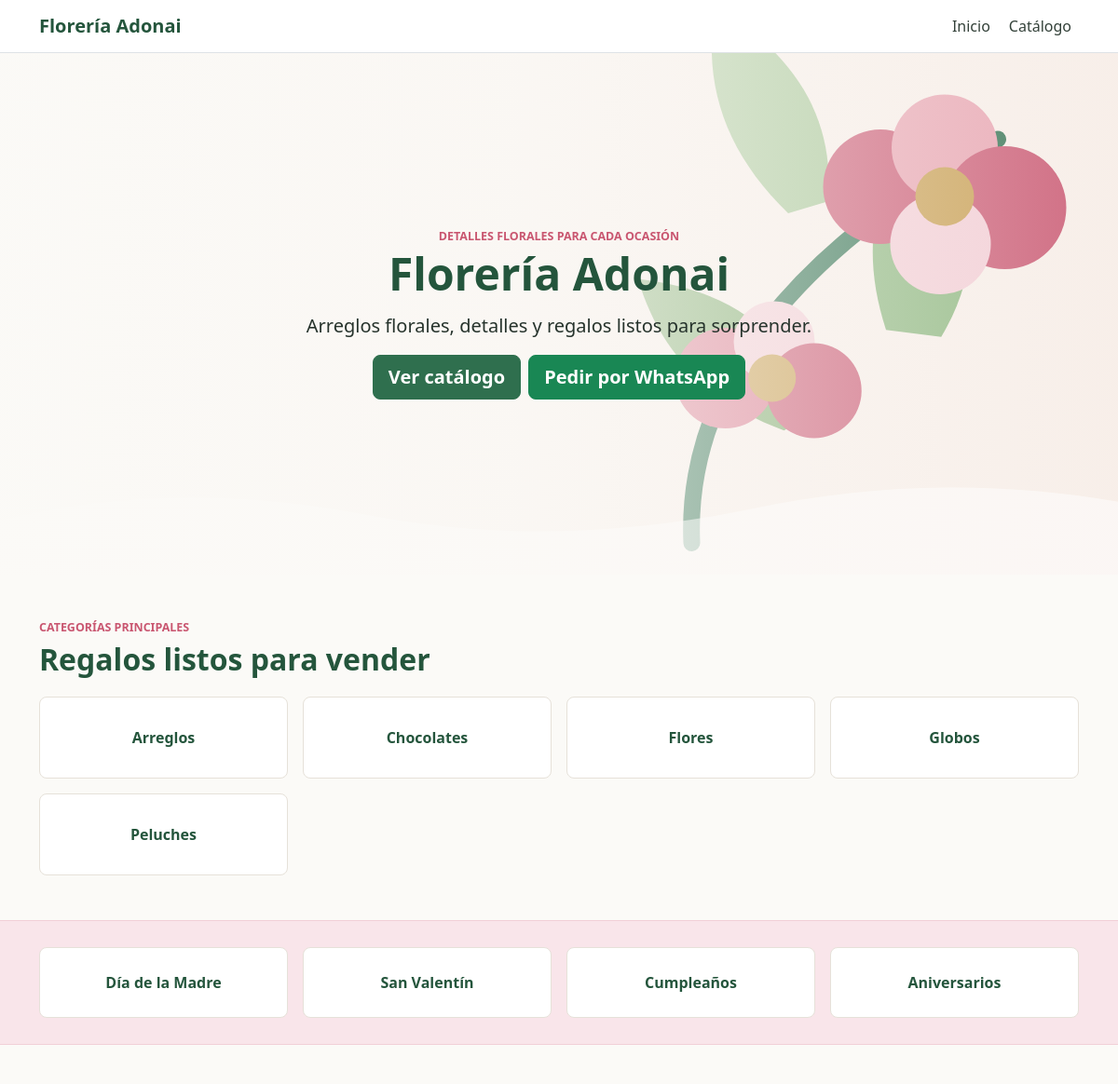
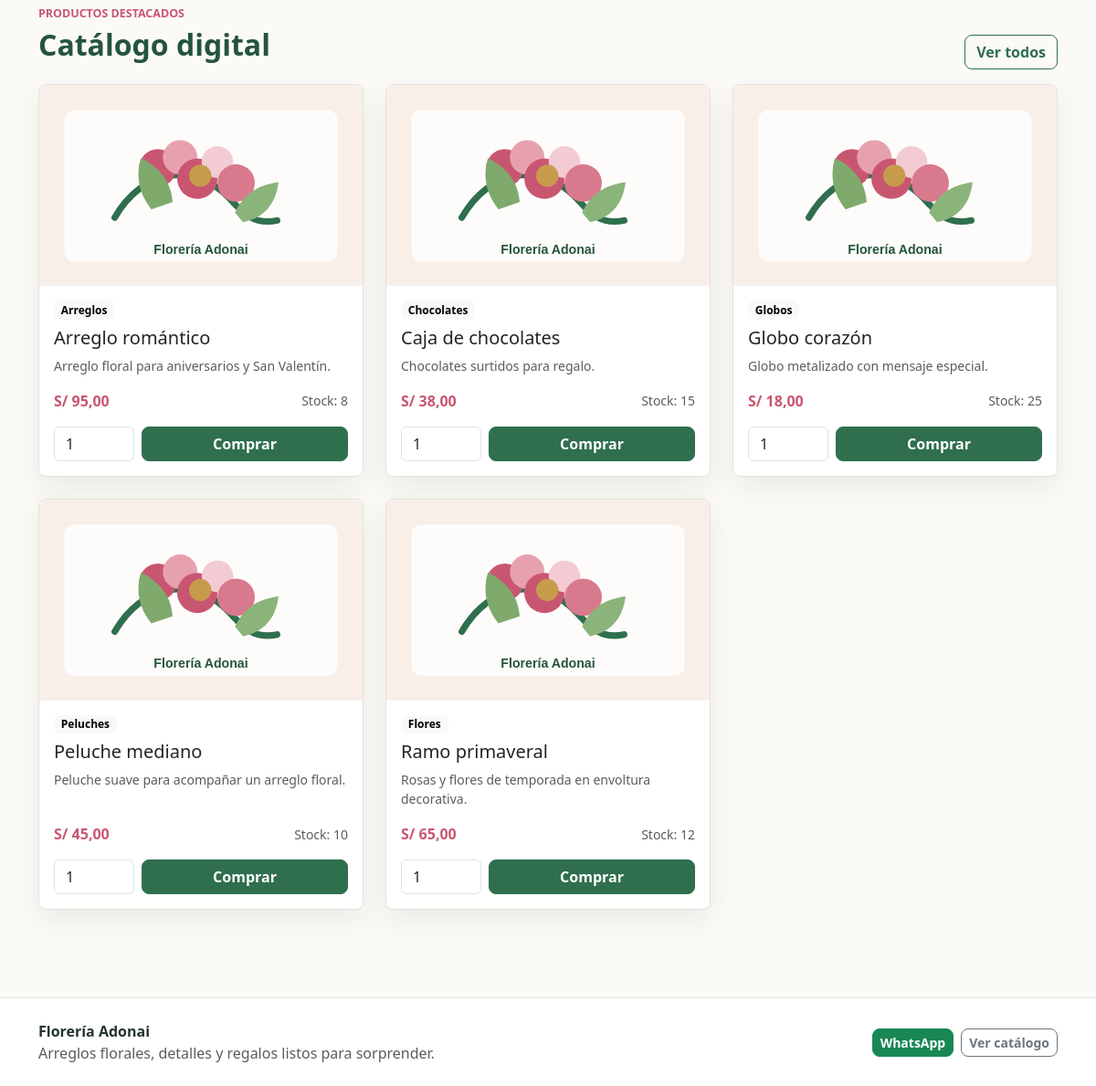
The page / on the database its author committed (2 pictures, top to bottom).
### gestion/models.py (models this page shows, shortened)
class Categoria(models.Model):
    nombre = models.CharField(max_length=80, unique=True)
    descripcion = models.TextField(blank=True)
    class Meta:
        ordering = ['nombre']
        verbose_name = 'categoria'
        verbose_name_plural = 'categorias'

class Producto(models.Model):
    nombre = models.CharField(max_length=120, unique=True)
    categoria = models.ForeignKey(
        Categoria,
        on_delete=models.PROTECT,
        related_name='productos',
    )
    descripcion = models.TextField(blank=True)
    precio = models.DecimalField(
        max_digits=10,
        decimal_places=2,
        validators=[MinValueValidator(Decimal('0.00'))],
    )
    stock = models.PositiveIntegerField(default=0)
    stock_minimo = models.PositiveIntegerField(default=0)
    imagen = models.FileField(upload_to='productos/', blank=True, null=True)
    activo = models.BooleanField(default=True)
    fecha_creacion = models.DateTimeField(auto_now_add=True)
    fecha_actualizacion = models.DateTimeField(auto_now=True)
    class Meta:
        ordering = ['nombre']
    @property
    def stock_bajo(self):
        return self.stock <= self.stock_minimo

### gestion/views.py (the view)
# urls.py: path('', views.inicio, name='inicio'),
def inicio(request):
    categorias = Categoria.objects.filter(productos__activo=True).distinct()[:8]
    destacados = Producto.objects.filter(activo=True, stock__gt=0).select_related('categoria')[:6]
    return render(
        request,
        'gestion/inicio.html',
        {'categorias': categorias, 'destacados': destacados},
    )

### gestion/context_processors.py (called while the page is built)
def floreria_config(request):
    return {
        'floreria': {
            'nombre': settings.FLORERIA_NOMBRE,
            'yape': settings.FLORERIA_YAPE,
            'whatsapp': settings.FLORERIA_WHATSAPP,
            'promo': settings.FLORERIA_PROMO,
            'qr_yape_static': settings.FLORERIA_QR_YAPE_STATIC,
        }
    }

### templates/gestion/inicio.html (shortened to what this page needs)
{% extends 'gestion/base.html' %}
{% load static %}
{% block content %}
<section class="hero-home">
  <div class="container hero-content">
    <p class="eyebrow">Detalles florales para cada ocasión</p>
    <h1>{{ floreria.nombre }}</h1>
    <p class="lead">{{ floreria.promo }}</p>
    <div class="d-flex flex-column flex-sm-row gap-2">
      <a class="btn btn-primary btn-lg" href="{% url 'gestion:catalogo' %}">Ver catálogo</a>
      <a class="btn btn-success btn-lg" href="https://wa.me/{{ floreria.whatsapp }}" target="_blank" rel="noreferrer">Pedir por WhatsApp</a>
    </div>
  </div>
</section>
<section class="container py-5">
  <div class="section-heading">
    <p class="eyebrow">Categorías principales</p>
    <h2>Regalos listos para vender</h2>
  </div>
  <div class="row g-3">
    {% for categoria in categorias %}
      <div class="col-6 col-md-4 col-lg-3">
        <a class="category-tile" href="{% url 'gestion:catalogo' %}?q={{ categoria.nombre }}">
          <span>{{ categoria.nombre }}</span>
        </a>
      </div>
    {% endfor %}
  </div>
</section>
<section class="campaign-band">
  <div class="container">
    <div class="row g-3">
      <div class="col-md-3"><div class="campaign-item">Día de la Madre</div></div>
      <div class="col-md-3"><div class="campaign-item">San Valentín</div></div>
      <div class="col-md-3"><div class="campaign-item">Cumpleaños</div></div>
      <div class="col-md-3"><div class="campaign-item">Aniversarios</div></div>
    </div>
  </div>
</section>
<section class="container py-5">
  <div class="d-flex flex-column flex-md-row justify-content-between align-items-md-end gap-2 mb-3">
    <div class="section-heading mb-0">
      <p class="eyebrow">Productos destacados</p>
      <h2>Catálogo digital</h2>
    </div>
    <a class="btn btn-outline-primary" href="{% url 'gestion:catalogo' %}">Ver todos</a>
  </div>
  <div class="row g-4">
    {% for producto in destacados %}
      <div class="col-sm-6 col-lg-4">
        {% include 'gestion/_producto_card.html' %}
      </div>
    {% empty %}
      <div class="col-12">
        <div class="empty-state">
          Agrega productos o ejecuta <code>python manage.py seed_demo</code> para ver el catálogo con datos iniciales.
        </div>
      </div>
    {% endfor %}
  </div>
</section>
{% endblock %}

### templates/gestion/base.html (shortened to what this page needs)
{% load static %}
<!doctype html>
<html lang="es">
<head>
  <link href="https://cdn.jsdelivr.net/npm/bootstrap@5.3.3/dist/css/bootstrap.min.css" rel="stylesheet">
  <link rel="stylesheet" href="{% static 'css/styles.css' %}">
</head>
<body>
  <nav class="navbar navbar-expand-lg navbar-light bg-white border-bottom sticky-top">
    <div class="container">
      <a class="navbar-brand fw-bold" href="{% url 'gestion:inicio' %}">{{ floreria.nombre }}</a>
      <div class="collapse navbar-collapse" id="mainNav">
        <ul class="navbar-nav ms-auto align-items-lg-center gap-lg-1">
          <li class="nav-item"><a class="nav-link" href="{% url 'gestion:inicio' %}">Inicio</a></li>
          <li class="nav-item"><a class="nav-link" href="{% url 'gestion:catalogo' %}">Catálogo</a></li>
        </ul>
      </div>
    </div>
  </nav>
  <main>
    {% block content %}{% endblock %}
  </main>
  <footer class="site-footer mt-5">
    <div class="container py-4 d-flex flex-column flex-md-row justify-content-between gap-3">
      <div>
        <strong>{{ floreria.nombre }}</strong>
        <p class="mb-0 text-muted">{{ floreria.promo }}</p>
      </div>
      <div class="d-flex align-items-center gap-2">
        <a class="btn btn-success btn-sm" href="https://wa.me/{{ floreria.whatsapp }}" target="_blank" rel="noreferrer">WhatsApp</a>
        <a class="btn btn-outline-secondary btn-sm" href="{% url 'gestion:catalogo' %}">Ver catálogo</a>
      </div>
    </div>
  </footer>
</body>
</html>

### templates/gestion/_producto_card.html (shortened to what this page needs)
{% load static %}
<div class="card product-card h-100">
  {% if producto.imagen %}
    <img src="{{ producto.imagen.url }}" class="card-img-top product-img" alt="{{ producto.nombre }}">
  {% else %}
    <img src="{% static 'img/placeholder_producto.svg' %}" class="card-img-top product-img" alt="{{ producto.nombre }}">
  {% endif %}
  <div class="card-body d-flex flex-column">
    <div class="d-flex justify-content-between align-items-start gap-2 mb-2">
      <span class="badge text-bg-light">{{ producto.categoria.nombre }}</span>
    </div>
    <h3 class="h5 card-title">{{ producto.nombre }}</h3>
    <p class="card-text text-muted small flex-grow-1">{{ producto.descripcion|truncatechars:95 }}</p>
    <div class="d-flex align-items-center justify-content-between mb-3">
      <strong class="price">S/ {{ producto.precio|floatformat:2 }}</strong>
      <span class="small text-muted">Stock: {{ producto.stock }}</span>
    </div>
    <form method="get" action="{% url 'gestion:comprar_producto' producto.id %}" class="d-flex gap-2">
      <input class="form-control quantity-input" type="number" name="cantidad" min="1" max="{{ producto.stock }}" value="1" aria-label="Cantidad" {% if producto.stock == 0 %}disabled{% endif %}>
      <button class="btn btn-primary flex-grow-1" type="submit" {% if producto.stock == 0 %}disabled{% endif %}>Comprar</button>
    </form>
  </div>
</div>

### static/css/styles.css (style rules this page uses)
:root { --adonai-green: #2f6f4e; --adonai-green-dark: #24553c; --adonai-rose: #c95670; --adonai-rose-soft: #f9e5ea; --adonai-gold: #c69b4c; --adonai-ink: #26332c; --adonai-muted: #6f7b72; --adonai-bg: #fbfaf7; --adonai-border: #e6e1d9; }
body { background: var(--adonai-bg); color: var(--adonai-ink); }
a { color: var(--adonai-green); }
.navbar-brand { color: var(--adonai-green-dark); }
.nav-link { color: #334139; }
.btn { border-radius: 8px; font-weight: 600; }
.btn-primary { --bs-btn-bg: var(--adonai-green); --bs-btn-border-color: var(--adonai-green); --bs-btn-hover-bg: var(--adonai-green-dark); --bs-btn-hover-border-color: var(--adonai-green-dark); --bs-btn-active-bg: var(--adonai-green-dark); --bs-btn-active-border-color: var(--adonai-green-dark); }
.btn-outline-primary { --bs-btn-color: var(--adonai-green); --bs-btn-border-color: var(--adonai-green); --bs-btn-hover-bg: var(--adonai-green); --bs-btn-hover-border-color: var(--adonai-green); }
.hero-home { min-height: 560px; display: flex; align-items: center; background-image: linear-gradient(90deg, rgba(251, 250, 247, 0.96) 0%, rgba(251, 250, 247, 0.78) 46%, rgba(251, 250, 247, 0.12) 100%), url("../img/floral_banner.svg"); background-position: center; background-size: cover; }
.hero-content { max-width: 720px; margin-left: auto; margin-right: auto; padding-top: 64px; padding-bottom: 64px; text-align: center; }
.hero-content .d-flex { justify-content: center; }
.hero-content h1 { font-size: 3rem; line-height: 1.05; font-weight: 800; color: var(--adonai-green-dark); margin-bottom: 1rem; }
.eyebrow { color: var(--adonai-rose); font-weight: 800; text-transform: uppercase; font-size: 0.78rem; margin-bottom: 0.35rem; }
.section-heading { margin-bottom: 1.25rem; }
.section-heading h2, .page-header h1 { color: var(--adonai-green-dark); font-weight: 800; }
.category-tile, .campaign-item, .stat-card, .tool-panel, .empty-state, .qr-panel { border: 1px solid var(--adonai-border); border-radius: 8px; background: #ffffff; }
.category-tile { display: flex; min-height: 88px; align-items: center; justify-content: center; padding: 16px; color: var(--adonai-green-dark); font-weight: 800; text-decoration: none; }
.campaign-band { background: var(--adonai-rose-soft); border-top: 1px solid #f1cfd7; border-bottom: 1px solid #f1cfd7; padding: 28px 0; }
.campaign-item { min-height: 76px; display: flex; align-items: center; justify-content: center; padding: 14px; color: var(--adonai-green-dark); font-weight: 800; }
.product-card { border-color: var(--adonai-border); border-radius: 8px; overflow: hidden; box-shadow: 0 12px 30px rgba(38, 51, 44, 0.08); }
.product-img { height: 220px; object-fit: cover; background: #f4f1ec; }
.price { color: var(--adonai-rose); }
.quantity-input { width: 88px; flex: 0 0 88px; }
.site-footer { background: #ffffff; border-top: 1px solid var(--adonai-border); }

### rows shown on the page
Categoria: nombre "Arreglos"
Categoria: nombre "Chocolates"
Categoria: nombre "Flores"
Categoria: nombre "Globos"
Categoria: nombre "Peluches"
Producto: categoria.nombre "Arreglos", nombre "Arreglo romántico", descripcion "Arreglo floral para aniversarios y San Valentín.", precio "95,00", stock "8", cantidad "1"
Producto: categoria.nombre "Chocolates", nombre "Caja de chocolates", descripcion "Chocolates surtidos para regalo.", precio "38,00", stock "15", cantidad "1"
Producto: categoria.nombre "Globos", nombre "Globo corazón", descripcion "Globo metalizado con mensaje especial.", precio "18,00", stock "25", cantidad "1"
Producto: categoria.nombre "Peluches", nombre "Peluche mediano", descripcion "Peluche suave para acompañar un arreglo floral.", precio "45,00", stock "10", cantidad "1"
Producto: categoria.nombre "Flores", nombre "Ramo primaveral", descripcion "Rosas y flores de temporada en envoltura decorativa.", precio "65,00", stock "12", cantidad "1"

### other values the page prints
{{ floreria.nombre }} "Florería Adonai"
{{ floreria.promo }} "Arreglos florales, detalles y regalos listos para sorprender."
